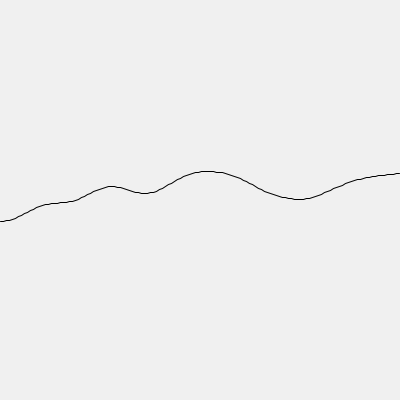
Frame 1 (no input)
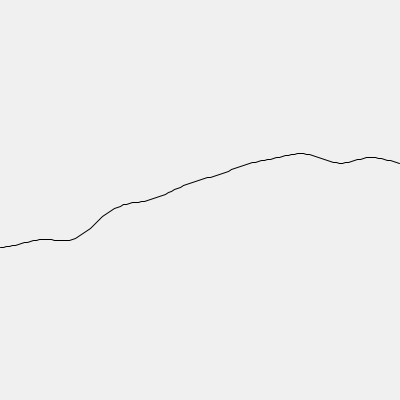
Frame 60 (the mouse pressed at the canvas centre just before this capture)
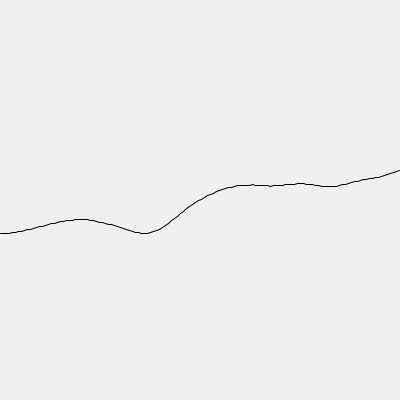
Frame 120 (the mouse held since frame 60 and released just before this capture)

The Processing sketch that drew these frames (run headless with seeded random() and noise(); from frame 60 on, the mouse is pressed at the canvas centre):

// Processing sketch: Class5_perlinwave
// ── Class5_perlinwave.pde
//outside draw loop so it doesn't reset itself over and over
float t2 = 0;
void setup() {

  size(400, 400);
  background(0);
}


void draw() {
  background(240);
  float t1 = 0;
  
  noFill();
  beginShape();
  for (int i = 0 ;i < width; i+=3) {
    float offset = map(noise(t1,t2),0,1,-100,100);
    vertex(i,200+offset);
    t1 = t1 + 0.01;
  }
 
  endShape();
  //always after add next t1
   t2 = t2+ 0.01;
}
